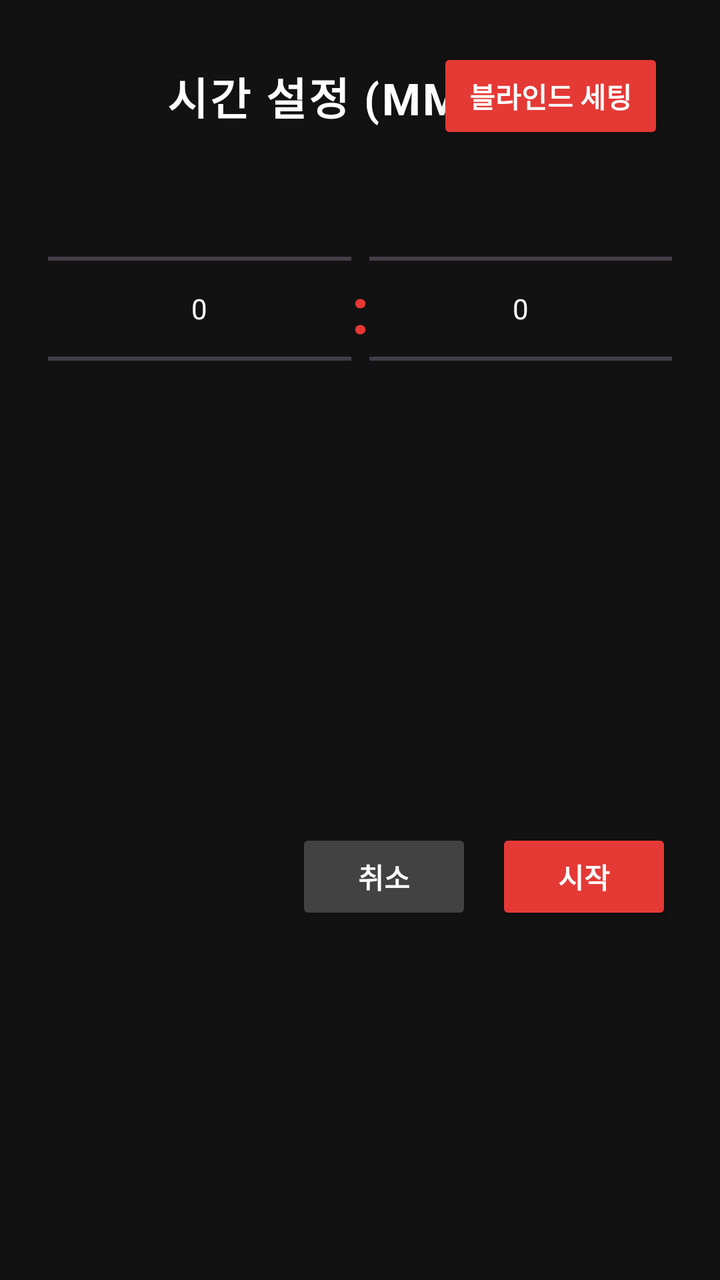
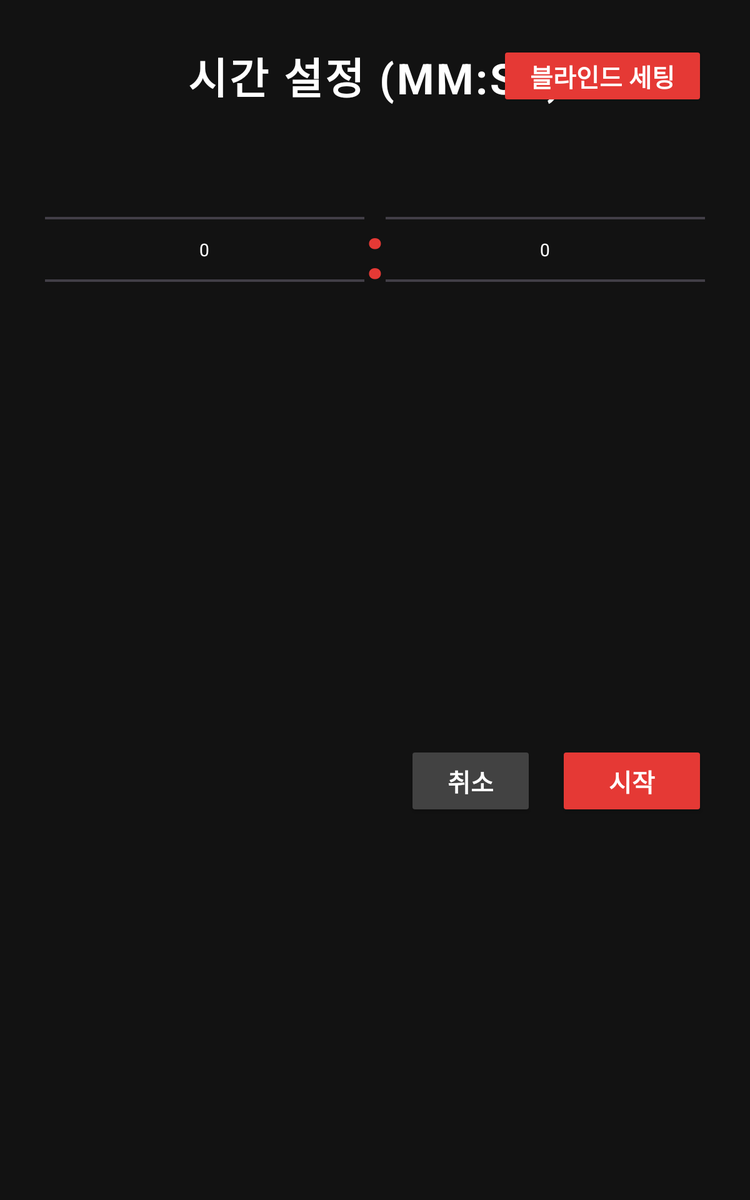

First picture: res/layout/ on a phone held upright. Second picture: the repository's own variant of that layout, on a device whose configuration matches the variant's folder. Source for both follows.
<!-- AndroidManifest.xml: application theme Theme.PokerTimer -->
<!-- res/layout/activity_setting.xml -->
<?xml version="1.0" encoding="utf-8"?>
<androidx.constraintlayout.widget.ConstraintLayout xmlns:android="http://schemas.android.com/apk/res/android"
    xmlns:app="http://schemas.android.com/apk/res-auto"
    android:id="@+id/main"
    android:layout_width="match_parent"
    android:layout_height="match_parent"
    android:background="#121212"
    android:padding="24dp"> 
    <TextView
        android:id="@+id/title"
        android:layout_width="wrap_content"
        android:layout_height="wrap_content"
        android:letterSpacing="0.05"
        android:text="시간 설정 (MM:SS)"
        android:textColor="#FFFFFF"
        android:textSize="22sp"
        android:textStyle="bold"
        app:layout_constraintBottom_toBottomOf="@+id/btnBlindSetting"
        app:layout_constraintEnd_toEndOf="parent"
        app:layout_constraintHorizontal_chainStyle="spread_inside"
        app:layout_constraintStart_toStartOf="parent"
        app:layout_constraintTop_toTopOf="parent" /> 
    <Button
        android:id="@+id/btnBlindSetting"
        android:layout_width="wrap_content"
        android:layout_height="wrap_content"
        android:layout_marginEnd="4dp"
        android:backgroundTint="#E53935"
        android:elevation="6dp"
        android:paddingStart="16dp"
        android:paddingTop="6dp"
        android:paddingEnd="16dp"
        android:paddingBottom="6dp"
        android:text="블라인드 세팅"
        android:textColor="#FFFFFF"
        android:textSize="14sp"
        android:textStyle="bold"
        android:translationZ="3dp"
        app:cornerRadius="12dp"
        app:layout_constraintEnd_toEndOf="parent"
        app:layout_constraintTop_toTopOf="parent" />  <NumberPicker
        android:id="@+id/minPicker"
        android:layout_width="0dp"
        android:layout_height="wrap_content"
        android:theme="@style/NumberPickerTheme"
        app:layout_constraintEnd_toStartOf="@id/colon"
        app:layout_constraintHorizontal_chainStyle="spread"
        app:layout_constraintStart_toStartOf="parent"
        app:layout_constraintTop_toBottomOf="@id/title" />

    <TextView
        android:id="@+id/colon"
        android:layout_width="wrap_content"
        android:layout_height="wrap_content"
        android:text=":"
        android:textColor="#E53935"
        android:textSize="32sp"
        android:textStyle="bold"
        app:layout_constraintBottom_toBottomOf="@id/minPicker"
        app:layout_constraintEnd_toStartOf="@id/secPicker"
        app:layout_constraintStart_toEndOf="@id/minPicker"
        app:layout_constraintTop_toTopOf="@id/minPicker" />

    <NumberPicker
        android:id="@+id/secPicker"
        android:layout_width="0dp"
        android:layout_height="wrap_content"
        android:theme="@style/NumberPickerTheme"
        app:layout_constraintBottom_toBottomOf="@id/minPicker"
        app:layout_constraintEnd_toEndOf="parent"
        app:layout_constraintStart_toEndOf="@id/colon"
        app:layout_constraintTop_toTopOf="@id/minPicker" /> 
    <LinearLayout
        android:id="@+id/buttonRow"
        android:layout_width="match_parent"
        android:layout_height="wrap_content"
        android:gravity="end"
        android:orientation="horizontal"
        android:paddingTop="16dp"
        app:layout_constraintBottom_toBottomOf="parent"
        app:layout_constraintEnd_toEndOf="parent"
        app:layout_constraintStart_toStartOf="parent"
        app:layout_constraintTop_toBottomOf="@+id/secPicker">

        <Button
            android:id="@+id/btnCancel"
            android:layout_width="wrap_content"
            android:layout_height="wrap_content"
            android:layout_marginEnd="12dp"
            android:backgroundTint="#424242"
            android:paddingHorizontal="20dp"
            android:paddingVertical="8dp"
            android:text="취소"
            android:textColor="#FFFFFF"
            android:textStyle="bold"
            app:cornerRadius="12dp" />

        <Button
            android:id="@+id/btnSave"
            android:layout_width="wrap_content"
            android:layout_height="wrap_content"
            android:backgroundTint="#E53935"
            android:paddingHorizontal="24dp"
            android:paddingVertical="8dp"
            android:text="시작"
            android:textColor="#FFFFFF"
            android:textStyle="bold"
            app:cornerRadius="12dp" />
    </LinearLayout>
</androidx.constraintlayout.widget.ConstraintLayout>
<!-- resources referenced by this layout -->
<resources>
  <style name="NumberPickerTheme">
          <item name="android:textColorPrimary">#FFFFFF</item>
      </style>
  <style name="Theme.PokerTimer" parent="Base.Theme.PokerTimer" />
  <style name="Base.Theme.PokerTimer" parent="Theme.Material3.DayNight.NoActionBar">
          
          
      </style>
</resources>
<!-- res/layout-sw600dp/activity_setting.xml (the author's variant of the layout above) -->
<!-- drawn on a 7-inch tablet held upright -->
<?xml version="1.0" encoding="utf-8"?>
<androidx.constraintlayout.widget.ConstraintLayout xmlns:android="http://schemas.android.com/apk/res/android"
    xmlns:app="http://schemas.android.com/apk/res-auto"
    android:layout_width="match_parent"
    android:layout_height="match_parent"
    android:background="#121212"
    android:padding="36dp"
    android:id="@+id/main">

    
    <TextView
        android:id="@+id/title"
        android:layout_width="wrap_content"
        android:layout_height="wrap_content"
        android:letterSpacing="0.05"
        android:text="시간 설정 (MM:SS)"
        android:textColor="#FFFFFF"
        android:textSize="34sp"
        android:textStyle="bold"
        app:layout_constraintBottom_toBottomOf="@+id/btnBlindSetting"
        app:layout_constraintEnd_toEndOf="parent"
        app:layout_constraintHorizontal_chainStyle="spread_inside"
        app:layout_constraintStart_toStartOf="parent"
        app:layout_constraintTop_toTopOf="parent" />

    
    <Button
        android:id="@+id/btnBlindSetting"
        android:layout_width="wrap_content"
        android:layout_height="wrap_content"
        android:text="블라인드 세팅"
        android:textSize="20sp"
        android:textStyle="bold"
        android:textColor="#FFFFFF"
        android:backgroundTint="#E53935"
        android:paddingStart="24dp"
        android:paddingEnd="24dp"
        android:paddingTop="10dp"
        android:paddingBottom="10dp"
        app:cornerRadius="16dp"
        app:layout_constraintTop_toTopOf="parent"
        app:layout_constraintEnd_toEndOf="parent" />

    
    <NumberPicker
        android:id="@+id/minPicker"
        android:layout_width="0dp"
        android:layout_height="wrap_content"
        android:theme="@style/NumberPickerTheme"
        android:layout_marginTop="24dp"
        app:layout_constraintTop_toBottomOf="@id/title"
        app:layout_constraintStart_toStartOf="parent"
        app:layout_constraintEnd_toStartOf="@id/colon"
        app:layout_constraintHorizontal_chainStyle="spread" />

    
    <TextView
        android:id="@+id/colon"
        android:layout_width="wrap_content"
        android:layout_height="wrap_content"
        android:text=":"
        android:textColor="#E53935"
        android:textSize="60sp"
        android:textStyle="bold"
        app:layout_constraintTop_toTopOf="@id/minPicker"
        app:layout_constraintBottom_toBottomOf="@id/minPicker"
        app:layout_constraintStart_toEndOf="@id/minPicker"
        app:layout_constraintEnd_toStartOf="@id/secPicker" />

    
    <NumberPicker
        android:id="@+id/secPicker"
        android:layout_width="0dp"
        android:layout_height="wrap_content"
        android:theme="@style/NumberPickerTheme"
        app:layout_constraintTop_toTopOf="@id/minPicker"
        app:layout_constraintBottom_toBottomOf="@id/minPicker"
        app:layout_constraintStart_toEndOf="@id/colon"
        app:layout_constraintEnd_toEndOf="parent" />

    
    <LinearLayout
        android:id="@+id/buttonRow"
        android:layout_width="match_parent"
        android:layout_height="wrap_content"
        android:orientation="horizontal"
        android:gravity="end"
        android:paddingTop="36dp"
        app:layout_constraintTop_toBottomOf="@id/secPicker"
        app:layout_constraintBottom_toBottomOf="parent">

        <Button
            android:id="@+id/btnCancel"
            android:layout_width="wrap_content"
            android:layout_height="wrap_content"
            android:text="취소"
            android:textColor="#FFFFFF"
            android:textSize="20sp"
            android:textStyle="bold"
            android:backgroundTint="#424242"
            android:paddingHorizontal="32dp"
            android:paddingVertical="14dp"
            android:layout_marginEnd="20dp"
            app:cornerRadius="16dp" />

        <Button
            android:id="@+id/btnSave"
            android:layout_width="wrap_content"
            android:layout_height="wrap_content"
            android:text="시작"
            android:textColor="#FFFFFF"
            android:textSize="20sp"
            android:textStyle="bold"
            android:backgroundTint="#E53935"
            android:paddingHorizontal="40dp"
            android:paddingVertical="14dp"
            app:cornerRadius="16dp" />

    </LinearLayout>

</androidx.constraintlayout.widget.ConstraintLayout>
